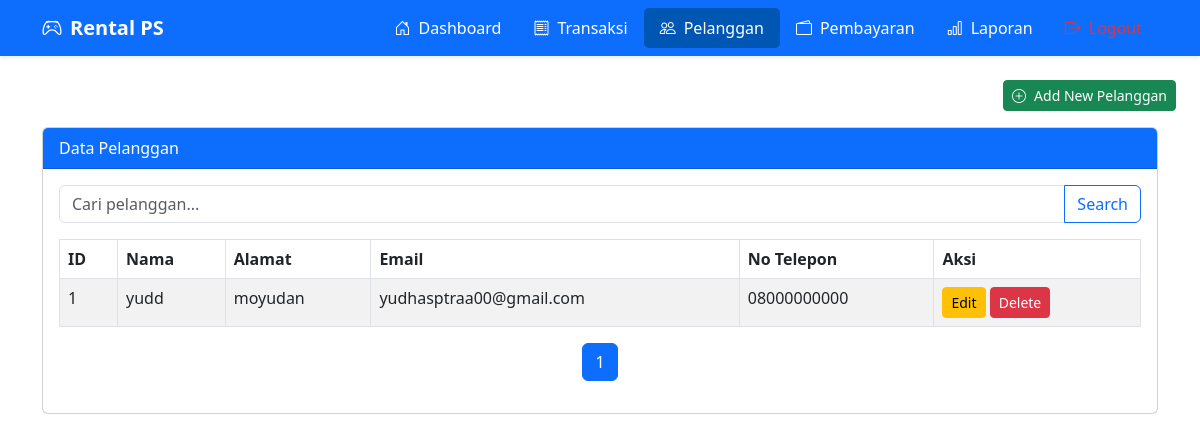
The page /pelanggan.php on the database as committed earlier.
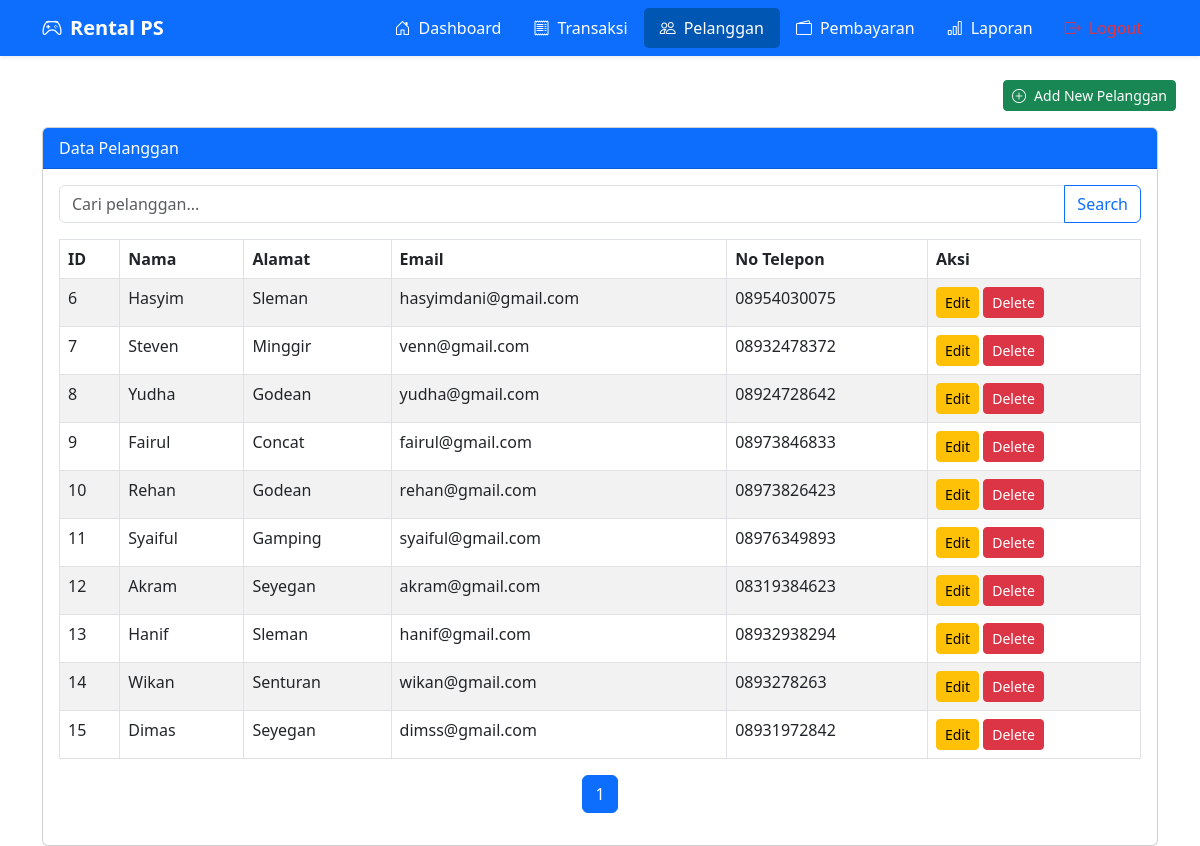
The same page on the database as committed later.
### tables this page shows
CREATE TABLE `pelanggan` (
  `id_pelanggan` int(11) NOT NULL,
  `nama` varchar(50) DEFAULT NULL,
  `alamat` varchar(100) DEFAULT NULL,
  `email` varchar(50) DEFAULT NULL,
  `no_telepon` varchar(15) DEFAULT NULL
);

### pelanggan.php (the view, shortened to what this page needs)
<?php include 'config/db.php'; ?>
<?php include 'navbar.php'; ?>
<!DOCTYPE html>
<html lang="en">
<head>
    <link href="https://cdn.jsdelivr.net/npm/bootstrap@5.3.0/dist/css/bootstrap.min.css" rel="stylesheet">
</head>
<body>
<div class="d-flex justify-content-end px-4 mb-3">
    <a href="add_pelanggan.php" class="btn btn-success btn-sm d-flex align-items-center">
        <i class="bi bi-plus-circle me-2"></i> Add New Pelanggan
    </a>
</div>
<div class="container">
    <div class="card">
        <div class="card-header bg-primary text-white">Data Pelanggan</div>
        <div class="card-body">
            <form method="GET" action="" class="mb-3">
                <div class="input-group">
                    <input type="text" name="search" class="form-control" placeholder="Cari pelanggan..." value="<?php echo $_GET['search'] ?? ''; ?>">
                    <button class="btn btn-outline-primary" type="submit">Search</button>
                </div>
            </form>
            <table class="table table-bordered table-striped">
                <thead>
                    <tr>
                        <th>ID</th>
                        <th>Nama</th>
                        <th>Alamat</th>
                        <th>Email</th>
                        <th>No Telepon</th>
                        <th>Aksi</th>
                    </tr>
                </thead>
                <tbody>
                    <?php
                    $limit = 10;
                    $page = isset($_GET['page']) ? (int)$_GET['page'] : 1;
                    $offset = ($page - 1) * $limit;
                    $search = isset($_GET['search']) ? "%" . $_GET['search'] . "%" : "%";
                    $stmt = $conn->prepare("SELECT * FROM Pelanggan WHERE nama LIKE ? LIMIT ?, ?");
                    $stmt->bind_param('sii', $search, $offset, $limit);
                    $stmt->execute();
                    $result = $stmt->get_result();
                    if ($result->num_rows > 0) {
                        while ($row = $result->fetch_assoc()) {
                            echo "<tr>
                                    <td>{$row['id_pelanggan']}</td>
                                    <td>{$row['nama']}</td>
                                    <td>{$row['alamat']}</td>
                                    <td>{$row['email']}</td>
                                    <td>{$row['no_telepon']}</td>
                                    <td>
                                        <a href='update_pelanggan.php?id={$row['id_pelanggan']}' class='btn btn-warning btn-sm'>Edit</a>
                                        <a href='hapus_pelanggan.php?id={$row['id_pelanggan']}' class='btn btn-danger btn-sm' onclick='return confirm(\"Yakin ingin menghapus?\")'>Delete</a>
                                    </td>
                                </tr>";
                        }
                    } else {
                        echo "<tr><td colspan='6' class='text-center'>Tidak ada data ditemukan</td></tr>";
                    }
                    ?>
                </tbody>
            </table>
            <?php
            $stmt = $conn->prepare("SELECT COUNT(*) AS total FROM Pelanggan WHERE nama LIKE ?");
            $stmt->bind_param('s', $search);
            $stmt->execute();
            $result = $stmt->get_result();
            $total = $result->fetch_assoc()['total'];
            $total_pages = ceil($total / $limit);
            ?>
            <nav>
                <ul class="pagination justify-content-center">
                    <?php for ($i = 1; $i <= $total_pages; $i++): ?>
                        <li class="page-item <?php echo $i == $page ? 'active' : ''; ?>">
                            <a class="page-link" href="?page=<?php echo $i; ?>&search=<?php echo $_GET['search'] ?? ''; ?>"><?php echo $i; ?></a>
                        </li>
                    <?php endfor; ?>
                </ul>
            </nav>
        </div>
    </div>
</div>
</body>
</html>

Rows that differ between the two databases and show on the page:
removed pelanggan: id_pelanggan "1", nama "yudd", alamat "moyudan", email "yudhasptraa00@gmail.com", no_telepon "08000000000"
added pelanggan: id_pelanggan "6", nama "Hasyim", alamat "Sleman", email "hasyimdani@gmail.com", no_telepon "08954030075"
added pelanggan: id_pelanggan "7", nama "Steven", alamat "Minggir", email "venn@gmail.com", no_telepon "08932478372"
added pelanggan: id_pelanggan "8", nama "Yudha", alamat "Godean", email "yudha@gmail.com", no_telepon "08924728642"
added pelanggan: id_pelanggan "9", nama "Fairul", alamat "Concat", email "fairul@gmail.com", no_telepon "08973846833"
added pelanggan: id_pelanggan "10", nama "Rehan", alamat "Godean", email "rehan@gmail.com", no_telepon "08973826423"
added pelanggan: id_pelanggan "11", nama "Syaiful", alamat "Gamping", email "syaiful@gmail.com", no_telepon "08976349893"
added pelanggan: id_pelanggan "12", nama "Akram", alamat "Seyegan", email "akram@gmail.com", no_telepon "08319384623"
added pelanggan: id_pelanggan "13", nama "Hanif", alamat "Sleman", email "hanif@gmail.com", no_telepon "08932938294"
added pelanggan: id_pelanggan "14", nama "Wikan", alamat "Senturan", email "wikan@gmail.com", no_telepon "0893278263"
added pelanggan: id_pelanggan "15", nama "Dimas", alamat "Seyegan", email "dimss@gmail.com", no_telepon "08931972842"
